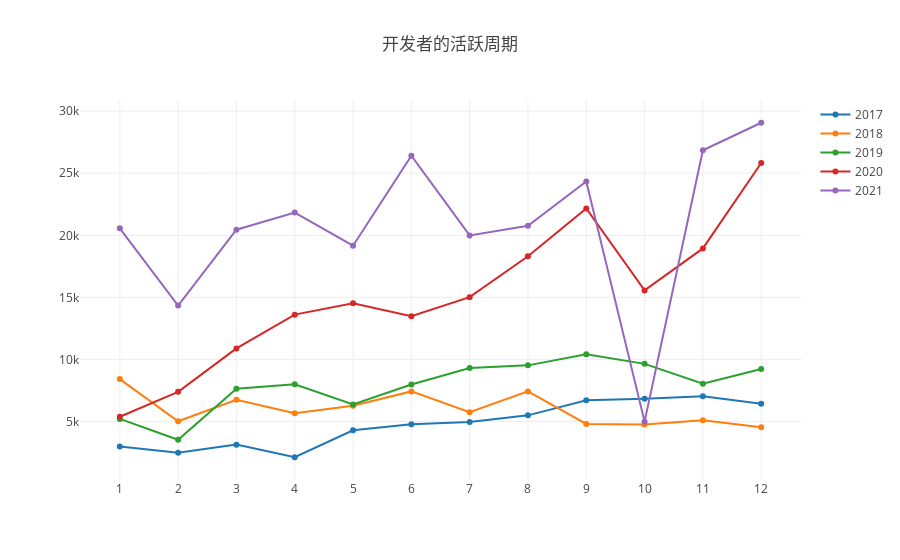

The cell this chart's notebook holds for it:
### Markdown cell above
### 1.4 Paddle 社区的活跃周期

### Code cell
//分析开发者的活跃周期
query(    
    `
     select toYear(created_at) as year,toMonth(created_at) as month,count() as times
     from github_log.events
     group by year,month
     order by year,month
    `
).then(data => {
    var months=[1,2,3,4,5,6,7,8,9,10,11,12];
    var month_2016 = [],month_2017 = [],month_2018 = [],month_2019 = [],month_2020 = [],month_2021 = [],month_2022 = [];
    var times_2016 = [],times_2017 = [],times_2018 = [],times_2019 = [],times_2020 = [],times_2021 = [],times_2022 = [];
    data.forEach(d => {
        if(d.year == 2016){
            month_2016.push(d.month);
            times_2016.push(d.times);
        }
        else if(d.year==2017){
            month_2017.push(d.month);
            times_2017.push(d.times);
        }
        else if(d.year==2018){
            month_2018.push(d.month);
            times_2018.push(d.times);
        }
        else if(d.year==2019){
            month_2019.push(d.month);
            times_2019.push(d.times);
        }
        else if(d.year==2020){
            month_2020.push(d.month);
            times_2020.push(d.times);
        }
        else if(d.year==2021){
            month_2021.push(d.month);
            times_2021.push(d.times);
        }
        else if(d.year==2022){
            month_2022.push(d.month);
            times_2022.push(d.times);
        }
    });

openDigger.render.plotly([
    {x: month_2017, y: times_2017, type: 'scatter',mode:'line', name: '2017'},
    {x: month_2018, y: times_2018, type: 'scatter',mode:'line', name: '2018'},
    {x: month_2019, y: times_2019, type: 'scatter',mode:'line', name: '2019'},
    {x: month_2020, y: times_2020, type: 'scatter',mode:'line', name: '2020'},
    {x: month_2021, y: times_2021, type: 'scatter',mode:'line', name: '2021'},
    //{x: month_2022, y: times_2022, type: 'scatter',mode:'line', name: '2022'},
    ], 
    {
        title: '开发者的活跃周期',
        xaxis: {type: 'category'},
        height: 600,
    });
});

### Figure 1 — Plotly figure (JSON) as saved in the notebook; plotly's stock layout.template omitted (floating-point values rounded to 4 significant figures)
{"data": [{"mode": "line", "name": "2017", "type": "scatter", "x": [1, 2, 3, 4, 5, 6, 7, 8, 9, 10, 11, 12], "y": ["2973", "2475", "3131", "2114", "4284", "4772", "4953", "5491", "6703", "6835", "7029", "6417"]}, {"mode": "line", "name": "2018", "type": "scatter", "x": [1, 2, 3, 4, 5, 6, 7, 8, 9, 10, 11, 12], "y": ["8415", "5012", "6745", "5653", "6264", "7420", "5748", "7419", "4802", "4744", "5089", "4539"]}, {"mode": "line", "name": "2019", "type": "scatter", "x": [1, 2, 3, 4, 5, 6, 7, 8, 9, 10, 11, 12], "y": ["5204", "3521", "7634", "7989", "6375", "7978", "9306", "9519", "10406", "9641", "8044", "9221"]}, {"mode": "line", "name": "2020", "type": "scatter", "x": [1, 2, 3, 4, 5, 6, 7, 8, 9, 10, 11, 12], "y": ["5380", "7385", "10882", "13608", "14523", "13481", "15018", "18313", "22165", "15559", "18944", "25831"]}, {"mode": "line", "name": "2021", "type": "scatter", "x": [1, 2, 3, 4, 5, 6, 7, 8, 9, 10, 11, 12], "y": ["20564", "14345", "20455", "21830", "19163", "26410", "19989", "20766", "24341", "4985", "26851", "29072"]}], "layout": {"autosize": true, "title": {"text": "开发者的活跃周期"}, "xaxis": {"autorange": true, "range": [-0.6774, 11.68], "type": "category"}, "yaxis": {"autorange": true, "range": [313.2, 30870.0], "type": "linear"}}}
